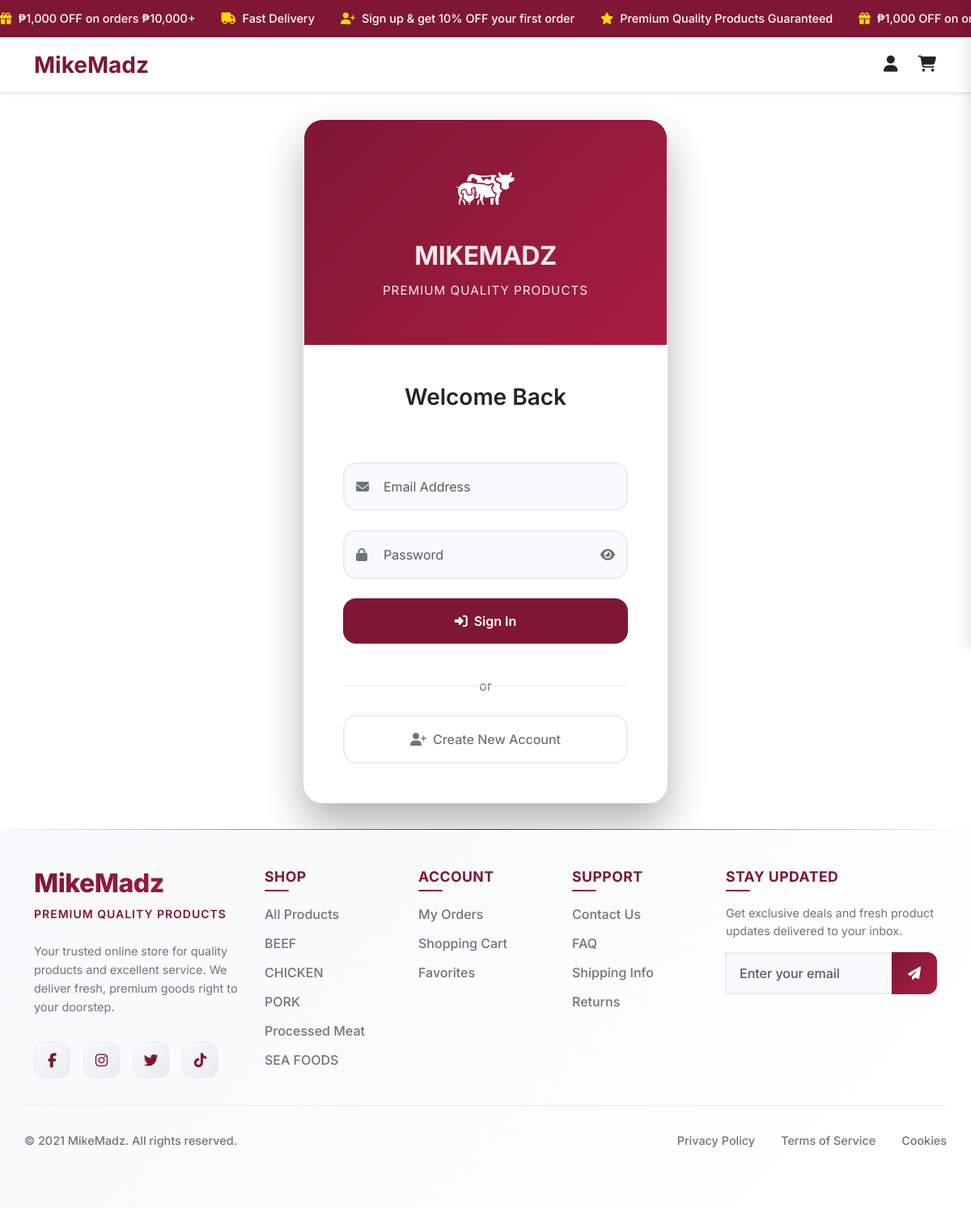
The page /login.php on the database its author committed.
### tables this page shows
CREATE TABLE `promo_messages` (
  `id` int(11) NOT NULL,
  `message_text` text NOT NULL,
  `icon_class` varchar(100) NOT NULL DEFAULT 'fas fa-star',
  `is_active` tinyint(1) DEFAULT 1,
  `sort_order` int(11) DEFAULT 0,
  `created_at` timestamp NOT NULL DEFAULT current_timestamp(),
  `updated_at` timestamp NOT NULL DEFAULT current_timestamp() ON UPDATE current_timestamp()
);

CREATE TABLE `categories` (
  `category_id` int(11) NOT NULL,
  `category_name` varchar(100) NOT NULL,
  `is_archive` tinyint(1) DEFAULT 0
);

### includes/user_promo.php (the view, shortened to what this page needs)
 <?php
$promo_messages = [];
try {
    include_once __DIR__ . '/db.php';
    $stmt = $pdo->query("SELECT * FROM promo_messages WHERE is_active = 1 ORDER BY sort_order ASC, created_at ASC");
    $promo_messages = $stmt->fetchAll(PDO::FETCH_ASSOC);
} catch (Exception $e) {
    $promo_messages = [
        ['message_text' => '₱1,000 OFF on orders ₱10,000+', 'icon_class' => 'fas fa-gift'],
        ['message_text' => 'Free Nationwide Delivery on ₱7,000+', 'icon_class' => 'fas fa-truck'],
        ['message_text' => 'Sign up & get 10% OFF your first order', 'icon_class' => 'fas fa-user-plus'],
        ['message_text' => 'Premium Quality Products Guaranteed', 'icon_class' => 'fas fa-star'],
        ['message_text' => '90 Minutes Express Delivery', 'icon_class' => 'fas fa-clock']
    ];
}
?>
<div class="promo-banner">
    <div class="promo-marquee">
        <?php foreach ($promo_messages as $message): ?>
            <div class="promo-item">
                <i class="<?= htmlspecialchars($message['icon_class']) ?>"></i><?= htmlspecialchars($message['message_text']) ?>
            </div>
        <?php endforeach; ?>
        <?php foreach ($promo_messages as $message): ?>
            <div class="promo-item">
                <i class="<?= htmlspecialchars($message['icon_class']) ?>"></i><?= htmlspecialchars($message['message_text']) ?>
            </div>
        <?php endforeach; ?>
    </div>
</div>

### includes/user_footer.php (shortened to what this page needs)
<?php
include_once __DIR__ . '/db.php';
$footer_categories = [];
try {
    $stmt = $pdo->query("
        SELECT
            c.category_id,
            c.category_name,
            COUNT(p.product_id) as product_count
        FROM categories c
        LEFT JOIN products p ON c.category_id = p.category_id AND p.is_archive = 0
        GROUP BY c.category_id, c.category_name
        HAVING product_count > 0
        ORDER BY product_count DESC, c.category_name
        LIMIT 6
    ");
    $footer_categories = $stmt->fetchAll(PDO::FETCH_ASSOC);
} catch (PDOException $e) {
    $footer_categories = [];
}
?>
<footer class="footer">
    <div class="container">
        <div class="row g-4 py-5">
            <div class="col-lg-3 col-md-6">
                <div class="footer-brand mb-4">
                    <h2 class="brand-name">MikeMadz</h2>
                    <div class="brand-tagline">Premium Quality Products</div>
                </div>
                <p class="footer-description">
                    Your trusted online store for quality products and excellent service. We deliver fresh, premium goods right to your doorstep.
                </p>
                <div class="social-links">
                    <a href="https://www.facebook.com/profile.php?id=100080633373415&rdid=aUMAHJjLqc8iyS6F&share_url=https%3A%2F%2Fwww.facebook.com%2Fshare%2F1CWfcWaM36#" class="social-link" aria-label="Facebook" target="_blank" rel="noopener noreferrer">
                        <i class="fab fa-facebook-f"></i>
                    </a>
                    <a href="https://www.instagram.com/_mikemadz/?fbclid=IwY2xjawM7tJJleHRuA2FlbQIxMABicmlkETFNUnlFdHZhb0tQWnhDczRpAR74YXn5w3HVbILSwEbqrBNsAsWVgDSIG4BL0me2649S0H7rix1rIb6-suU8_w_aem_j99nmp4VFY9UePLoWrYFAQ" class="social-link" aria-label="Instagram" target="_blank" rel="noopener noreferrer">
                        <i class="fab fa-instagram"></i>
                    </a>
                    <a href="https://x.com/_mikemadz?fbclid=IwY2xjawM7szVleHRuA2FlbQIxMABicmlkETFFTHNRNExsVkN3b1g3TWpSAR4sjkp4ynBgeF98L9eiaM7HqoEMJ7kjMJIOYx23vFsrSbIgbxpcitbH9C9flA_aem_5ghteVEc9M4UPXDqpM1lTg" class="social-link" aria-label="Twitter" target="_blank" rel="noopener noreferrer">
                        <i class="fab fa-twitter"></i>
                    </a>
                    <a href="https://www.tiktok.com/@_mikemadz?fbclid=IwY2xjawM7tQ5leHRuA2FlbQIxMABicmlkETFNUnlFdHZhb0tQWnhDczRpAR7nONSLtD8m1pJow_8yumrTfhu0UjsEyQuNOxZKZt3CMSiGnwhAnSVfevi09g_aem_Wgz8xno5jClfgS5QhZpHaA" class="social-link" aria-label="TikTok" target="_blank" rel="noopener noreferrer">
                        <i class="fab fa-tiktok"></i>
                    </a>
                </div>
            </div>
            <div class="col-lg-2 col-md-6">
                <h5 class="footer-title">Shop</h5>
                <ul class="footer-links">
                    <li><a href="product.php">All Products</a></li>
                    <?php if (!empty($footer_categories)): ?>
                        <?php foreach ($footer_categories as $category): ?>
                            <li><a href="product.php?category=<?= urlencode(strtolower($category['category_name'])) ?>">
                                <?= htmlspecialchars(ucfirst($category['category_name'])) ?>
                            </a></li>
                        <?php endforeach; ?>
                    <?php endif; ?>
                </ul>
            </div>
            <div class="col-lg-2 col-md-6">
                <h5 class="footer-title">Account</h5>
                <ul class="footer-links">
                    <li><a href="orders.php">My Orders</a></li>
                    <li><a href="cart.php">Shopping Cart</a></li>
                    <li><a href="favorites.php">Favorites</a></li>
                </ul>
            </div>
            <div class="col-lg-2 col-md-6">
                <h5 class="footer-title">Support</h5>
                <ul class="footer-links">
                    <li><a href="#" data-bs-toggle="modal" data-bs-target="#contactModal">Contact Us</a></li>
                    <li><a href="faq.php">FAQ</a></li>
                    <li><a href="#" data-bs-toggle="modal" data-bs-target="#shippingModal">Shipping Info</a></li>
                    <li><a href="#" data-bs-toggle="modal" data-bs-target="#returnsModal">Returns</a></li>
                </ul>
            </div>
            <div class="col-lg-3 col-md-6">
                <h5 class="footer-title">Stay Updated</h5>
                <p class="newsletter-text">Get exclusive deals and fresh product updates delivered to your inbox.</p>
                <form class="newsletter-form" onsubmit="handleNewsletter(event)">
                    <div class="input-group">
                        <input type="email" id="newsletter-email" name="newsletter-email" class="form-control newsletter-input" placeholder="Enter your email" required>
                        <button type="submit" class="btn newsletter-btn">
                            <i class="fas fa-paper-plane"></i>
                        </button>
                    </div>
                </form>
        </div>
        <div class="footer-bottom">
            <div class="row align-items-center">
                <div class="col-md-6">
                    <p class="copyright-text">
                        &copy; <?php echo date('2021'); ?> MikeMadz. All rights reserved.
                    </p>
                </div>
                <div class="col-md-6">
                    <div class="footer-bottom-links">
                        <a href="#" data-bs-toggle="modal" data-bs-target="#privacyModal">Privacy Policy</a>
                        <a href="#" data-bs-toggle="modal" data-bs-target="#termsModal">Terms of Service</a>
                        <a href="#" data-bs-toggle="modal" data-bs-target="#cookiesModal">Cookies</a>
                    </div>
                </div>
            </div>
        </div>
    </div>
</footer>

### login.php (style rules this page uses)
body { font-family: 'Inter', sans-serif; background: #ffffff; min-height: 100vh; margin: 0; padding: 0; }
.form-control { padding: 1rem 1rem 1rem 3rem; border: 2px solid #e9ecef; border-radius: 16px; font-size: 1rem; transition: all 0.3s ease; background-color: rgba(248, 249, 250, 0.8); backdrop-filter: blur(10px); font-weight: 400; }

### includes/user_promo.php (style rules this page uses)
.promo-banner { background: var(--bs-secondary); color: white; padding: 0.75rem 0; font-weight: 500; font-size: 0.9rem; overflow: hidden; position: relative; }
.promo-marquee { display: flex; animation: marquee-scroll 15s linear infinite; white-space: nowrap; }
.promo-item { display: flex; align-items: center; flex-shrink: 0; font-size: 0.9rem; margin-right: 2rem; }
.promo-item i { margin-right: 0.5rem; color: #ffd700; }

### includes/user_navbar.php (style rules this page uses)
:root { --bs-primary: #ffffff; --bs-secondary: #7F1734; --bs-success: #198754; --bs-danger: #db3030; --bs-warning: #ffc107; --bs-info: #016bf8; --bs-light: #f0f3f2; --bs-dark: #001e2b; }

### includes/user_footer.php (style rules this page uses)
.footer { background: linear-gradient(135deg, #f8f9fa 0%, #ffffff 100%); color: var(--bs-dark); margin-top: auto; position: relative; overflow: hidden; }
.footer::before { content: ''; position: absolute; top: 0; left: 0; right: 0; height: 1px; background: linear-gradient(90deg, transparent 0%, var(--bs-secondary) 50%, transparent 100%); }
.footer-brand { position: relative; }
.brand-name { font-size: 2rem; font-weight: 800; background: linear-gradient(135deg, var(--bs-secondary) 0%, #a91d42 100%); -webkit-background-clip: text; -webkit-text-fill-color: transparent; background-clip: text; margin-bottom: 0.5rem; letter-spacing: -0.5px; }
.brand-tagline { font-size: 0.875rem; color: var(--bs-secondary); font-weight: 600; text-transform: uppercase; letter-spacing: 1px; margin-bottom: 1rem; }
.footer-description { font-size: 0.9rem; line-height: 1.6; color: #6c757d; margin-bottom: 2rem; }
.footer-title { font-size: 1.1rem; font-weight: 700; color: var(--bs-secondary); margin-bottom: 1.5rem; position: relative; text-transform: uppercase; letter-spacing: 0.5px; }
.footer-title::after { content: ''; position: absolute; bottom: -8px; left: 0; width: 30px; height: 2px; background: linear-gradient(90deg, var(--bs-secondary), #a91d42); border-radius: 1px; }
.footer-links { list-style: none; padding: 0; margin: 0; }
.footer-links li { margin-bottom: 0.75rem; }
.footer-links a { color: #6c757d; text-decoration: none; font-weight: 500; transition: all 0.3s ease; position: relative; display: inline-block; }
.footer-links a::before { content: ''; position: absolute; left: -15px; top: 50%; transform: translateY(-50%); width: 0; height: 2px; background: var(--bs-secondary); transition: width 0.3s ease; }
.social-links { display: flex; gap: 1rem; margin-top: 1.5rem; }
.social-link { width: 45px; height: 45px; border-radius: 12px; background: linear-gradient(135deg, #f8f9fa 0%, #e9ecef 100%); color: var(--bs-secondary); display: flex; align-items: center; justify-content: center; text-decoration: none; transition: all 0.3s ease; border: 1px solid #e9ecef; font-size: 1.1rem; }
.newsletter-form { margin-bottom: 1.5rem; }
.newsletter-input { border: 2px solid #e9ecef; border-radius: 12px 0 0 12px; padding: 0.75rem 1rem; font-weight: 500; transition: all 0.3s ease; }
.newsletter-btn { background: linear-gradient(135deg, var(--bs-secondary) 0%, #a91d42 100%); border: none; color: white; border-radius: 0 12px 12px 0; padding: 0.75rem 1.25rem; transition: all 0.3s ease; font-weight: 600; }
.newsletter-text { font-size: 0.9rem; color: #6c757d; margin-bottom: 1rem; line-height: 1.5; }
.footer-bottom { border-top: 1px solid #e9ecef; padding: 2rem 0 1.5rem; margin-top: 2rem; }
.copyright-text { margin: 0; color: #6c757d; font-weight: 500; font-size: 0.9rem; }
.footer-bottom-links { display: flex; justify-content: flex-end; gap: 2rem; }
.footer-bottom-links a { color: #6c757d; text-decoration: none; font-weight: 500; font-size: 0.9rem; transition: color 0.3s ease; }

### rows shown on the page
promo_messages: message_text "₱1,000 OFF on orders ₱10,000+", message_text "₱1,000 OFF on…"
promo_messages: message_text "Fast Delivery"
promo_messages: message_text "Sign up & get 10% OFF your first order"
promo_messages: message_text "Premium Quality Products Guaranteed"
categories: category_name "BEEF"
categories: category_name "CHICKEN"
categories: category_name "PORK"
categories: category_name "Processed Meat"
categories: category_name "SEA FOODS"
